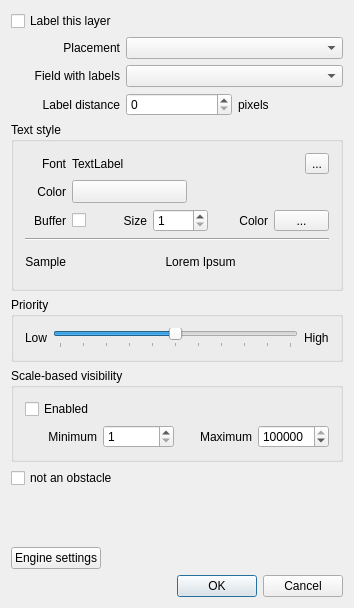
<?xml version="1.0" encoding="UTF-8"?>
<ui version="4.0">
 <class>LabelingGuiBase</class>
 <widget class="QDialog" name="LabelingGuiBase">
  <property name="geometry">
   <rect>
    <x>0</x>
    <y>0</y>
    <width>354</width>
    <height>608</height>
   </rect>
  </property>
  <property name="windowTitle">
   <string>Layer labeling settings</string>
  </property>
  <property name="windowIcon">
   <iconset>
    <normaloff/>
   </iconset>
  </property>
  <layout class="QVBoxLayout" name="verticalLayout_2">
   <item>
    <widget class="QCheckBox" name="chkEnableLabeling">
     <property name="text">
      <string>Label this layer</string>
     </property>
    </widget>
   </item>
   <item>
    <layout class="QGridLayout" name="gridLayout_2">
     <item row="0" column="0">
      <widget class="QLabel" name="label">
       <property name="sizePolicy">
        <sizepolicy hsizetype="Preferred" vsizetype="Preferred">
         <horstretch>1</horstretch>
         <verstretch>0</verstretch>
        </sizepolicy>
       </property>
       <property name="text">
        <string>Placement</string>
       </property>
       <property name="alignment">
        <set>Qt::AlignRight|Qt::AlignTrailing|Qt::AlignVCenter</set>
       </property>
      </widget>
     </item>
     <item row="0" column="1">
      <widget class="QComboBox" name="cboPlacement">
       <property name="sizePolicy">
        <sizepolicy hsizetype="Preferred" vsizetype="Fixed">
         <horstretch>2</horstretch>
         <verstretch>0</verstretch>
        </sizepolicy>
       </property>
      </widget>
     </item>
     <item row="1" column="0">
      <widget class="QLabel" name="label_6">
       <property name="text">
        <string>Field with labels</string>
       </property>
       <property name="alignment">
        <set>Qt::AlignRight|Qt::AlignTrailing|Qt::AlignVCenter</set>
       </property>
      </widget>
     </item>
     <item row="1" column="1">
      <widget class="QComboBox" name="cboFieldName"/>
     </item>
     <item row="2" column="0">
      <widget class="QLabel" name="label_8">
       <property name="text">
        <string>Label distance</string>
       </property>
       <property name="alignment">
        <set>Qt::AlignRight|Qt::AlignTrailing|Qt::AlignVCenter</set>
       </property>
      </widget>
     </item>
     <item row="2" column="1">
      <layout class="QHBoxLayout" name="horizontalLayout_3">
       <item>
        <widget class="QDoubleSpinBox" name="spinDist">
         <property name="decimals">
          <number>0</number>
         </property>
        </widget>
       </item>
       <item>
        <widget class="QLabel" name="label_9">
         <property name="text">
          <string>pixels</string>
         </property>
        </widget>
       </item>
      </layout>
     </item>
    </layout>
   </item>
   <item>
    <widget class="QGroupBox" name="groupBox">
     <property name="title">
      <string>Text style</string>
     </property>
     <layout class="QGridLayout" name="gridLayout">
      <item row="0" column="0">
       <widget class="QLabel" name="label_4">
        <property name="sizePolicy">
         <sizepolicy hsizetype="Preferred" vsizetype="Preferred">
          <horstretch>0</horstretch>
          <verstretch>0</verstretch>
         </sizepolicy>
        </property>
        <property name="text">
         <string>Font</string>
        </property>
        <property name="alignment">
         <set>Qt::AlignRight|Qt::AlignTrailing|Qt::AlignVCenter</set>
        </property>
       </widget>
      </item>
      <item row="0" column="1">
       <layout class="QHBoxLayout" name="horizontalLayout_5">
        <item>
         <widget class="QLabel" name="lblFontName">
          <property name="sizePolicy">
           <sizepolicy hsizetype="Expanding" vsizetype="Preferred">
            <horstretch>1</horstretch>
            <verstretch>0</verstretch>
           </sizepolicy>
          </property>
          <property name="text">
           <string>TextLabel</string>
          </property>
         </widget>
        </item>
        <item>
         <spacer name="horizontalSpacer_2">
          <property name="orientation">
           <enum>Qt::Horizontal</enum>
          </property>
          <property name="sizeHint" stdset="0">
           <size>
            <width>40</width>
            <height>20</height>
           </size>
          </property>
         </spacer>
        </item>
        <item>
         <widget class="QToolButton" name="btnChangeFont">
          <property name="text">
           <string>...</string>
          </property>
         </widget>
        </item>
       </layout>
      </item>
      <item row="1" column="0">
       <widget class="QLabel" name="label_3">
        <property name="sizePolicy">
         <sizepolicy hsizetype="Preferred" vsizetype="Preferred">
          <horstretch>0</horstretch>
          <verstretch>0</verstretch>
         </sizepolicy>
        </property>
        <property name="text">
         <string>Color</string>
        </property>
        <property name="alignment">
         <set>Qt::AlignRight|Qt::AlignTrailing|Qt::AlignVCenter</set>
        </property>
       </widget>
      </item>
      <item row="1" column="1">
       <layout class="QHBoxLayout" name="horizontalLayout_6">
        <item>
         <widget class="QgsColorButton" name="btnTextColor">
          <property name="sizePolicy">
           <sizepolicy hsizetype="Preferred" vsizetype="Fixed">
            <horstretch>0</horstretch>
            <verstretch>0</verstretch>
           </sizepolicy>
          </property>
          <property name="text">
           <string/>
          </property>
         </widget>
        </item>
        <item>
         <spacer name="horizontalSpacer">
          <property name="orientation">
           <enum>Qt::Horizontal</enum>
          </property>
          <property name="sizeType">
           <enum>QSizePolicy::Preferred</enum>
          </property>
          <property name="sizeHint" stdset="0">
           <size>
            <width>142</width>
            <height>20</height>
           </size>
          </property>
         </spacer>
        </item>
       </layout>
      </item>
      <item row="2" column="0">
       <widget class="QLabel" name="label_10">
        <property name="text">
         <string>Buffer</string>
        </property>
        <property name="alignment">
         <set>Qt::AlignRight|Qt::AlignTrailing|Qt::AlignVCenter</set>
        </property>
       </widget>
      </item>
      <item row="2" column="1">
       <layout class="QHBoxLayout" name="horizontalLayout_4">
        <item>
         <widget class="QCheckBox" name="chkBuffer">
          <property name="sizePolicy">
           <sizepolicy hsizetype="Fixed" vsizetype="Fixed">
            <horstretch>0</horstretch>
            <verstretch>0</verstretch>
           </sizepolicy>
          </property>
          <property name="text">
           <string/>
          </property>
         </widget>
        </item>
        <item>
         <widget class="QLabel" name="label_11">
          <property name="text">
           <string>Size</string>
          </property>
          <property name="alignment">
           <set>Qt::AlignRight|Qt::AlignTrailing|Qt::AlignVCenter</set>
          </property>
         </widget>
        </item>
        <item>
         <widget class="QSpinBox" name="spinBufferSize">
          <property name="minimum">
           <number>1</number>
          </property>
         </widget>
        </item>
        <item>
         <widget class="QLabel" name="label_12">
          <property name="text">
           <string>Color</string>
          </property>
          <property name="alignment">
           <set>Qt::AlignRight|Qt::AlignTrailing|Qt::AlignVCenter</set>
          </property>
         </widget>
        </item>
        <item>
         <widget class="QgsColorButton" name="btnBufferColor">
          <property name="sizePolicy">
           <sizepolicy hsizetype="Preferred" vsizetype="Fixed">
            <horstretch>0</horstretch>
            <verstretch>0</verstretch>
           </sizepolicy>
          </property>
          <property name="text">
           <string>...</string>
          </property>
         </widget>
        </item>
       </layout>
      </item>
      <item row="4" column="0">
       <widget class="QLabel" name="label_7">
        <property name="sizePolicy">
         <sizepolicy hsizetype="Preferred" vsizetype="Preferred">
          <horstretch>0</horstretch>
          <verstretch>0</verstretch>
         </sizepolicy>
        </property>
        <property name="text">
         <string>Sample</string>
        </property>
        <property name="alignment">
         <set>Qt::AlignRight|Qt::AlignTrailing|Qt::AlignVCenter</set>
        </property>
       </widget>
      </item>
      <item row="4" column="1">
       <widget class="LabelPreview" name="lblFontPreview">
        <property name="minimumSize">
         <size>
          <width>30</width>
          <height>30</height>
         </size>
        </property>
        <property name="text">
         <string>Lorem Ipsum</string>
        </property>
        <property name="alignment">
         <set>Qt::AlignCenter</set>
        </property>
       </widget>
      </item>
      <item row="3" column="0" colspan="2">
       <widget class="Line" name="line">
        <property name="orientation">
         <enum>Qt::Horizontal</enum>
        </property>
       </widget>
      </item>
     </layout>
    </widget>
   </item>
   <item>
    <widget class="QGroupBox" name="groupBox_2">
     <property name="title">
      <string>Priority</string>
     </property>
     <layout class="QHBoxLayout" name="horizontalLayout">
      <item>
       <widget class="QLabel" name="label_2">
        <property name="text">
         <string>Low</string>
        </property>
       </widget>
      </item>
      <item>
       <widget class="QSlider" name="sliderPriority">
        <property name="maximum">
         <number>10</number>
        </property>
        <property name="value">
         <number>5</number>
        </property>
        <property name="orientation">
         <enum>Qt::Horizontal</enum>
        </property>
        <property name="tickPosition">
         <enum>QSlider::TicksBelow</enum>
        </property>
        <property name="tickInterval">
         <number>1</number>
        </property>
       </widget>
      </item>
      <item>
       <widget class="QLabel" name="label_5">
        <property name="text">
         <string>High</string>
        </property>
       </widget>
      </item>
     </layout>
    </widget>
   </item>
   <item>
    <widget class="QGroupBox" name="groupBox_3">
     <property name="title">
      <string>Scale-based visibility</string>
     </property>
     <layout class="QVBoxLayout" name="verticalLayout">
      <item>
       <widget class="QCheckBox" name="chkScaleBasedVisibility">
        <property name="text">
         <string>Enabled</string>
        </property>
       </widget>
      </item>
      <item>
       <layout class="QHBoxLayout" name="horizontalLayout_7">
        <item>
         <widget class="QLabel" name="label_13">
          <property name="text">
           <string>Minimum</string>
          </property>
          <property name="alignment">
           <set>Qt::AlignRight|Qt::AlignTrailing|Qt::AlignVCenter</set>
          </property>
         </widget>
        </item>
        <item>
         <widget class="QSpinBox" name="spinScaleMin">
          <property name="minimum">
           <number>1</number>
          </property>
          <property name="maximum">
           <number>10000000</number>
          </property>
         </widget>
        </item>
        <item>
         <widget class="QLabel" name="label_14">
          <property name="text">
           <string>Maximum</string>
          </property>
          <property name="alignment">
           <set>Qt::AlignRight|Qt::AlignTrailing|Qt::AlignVCenter</set>
          </property>
         </widget>
        </item>
        <item>
         <widget class="QSpinBox" name="spinScaleMax">
          <property name="minimum">
           <number>1</number>
          </property>
          <property name="maximum">
           <number>10000000</number>
          </property>
          <property name="value">
           <number>10000000</number>
          </property>
         </widget>
        </item>
       </layout>
      </item>
     </layout>
    </widget>
   </item>
   <item>
    <widget class="QCheckBox" name="chkNoObstacle">
     <property name="enabled">
      <bool>true</bool>
     </property>
     <property name="text">
      <string>not an obstacle</string>
     </property>
    </widget>
   </item>
   <item>
    <spacer name="verticalSpacer_2">
     <property name="orientation">
      <enum>Qt::Vertical</enum>
     </property>
     <property name="sizeHint" stdset="0">
      <size>
       <width>20</width>
       <height>40</height>
      </size>
     </property>
    </spacer>
   </item>
   <item>
    <layout class="QHBoxLayout" name="horizontalLayout_2">
     <item>
      <widget class="QPushButton" name="btnEngineSettings">
       <property name="enabled">
        <bool>true</bool>
       </property>
       <property name="text">
        <string>Engine settings</string>
       </property>
      </widget>
     </item>
     <item>
      <spacer name="horizontalSpacer_3">
       <property name="orientation">
        <enum>Qt::Horizontal</enum>
       </property>
       <property name="sizeHint" stdset="0">
        <size>
         <width>40</width>
         <height>20</height>
        </size>
       </property>
      </spacer>
     </item>
    </layout>
   </item>
   <item>
    <widget class="QDialogButtonBox" name="buttonBox">
     <property name="orientation">
      <enum>Qt::Horizontal</enum>
     </property>
     <property name="standardButtons">
      <set>QDialogButtonBox::Cancel|QDialogButtonBox::Ok</set>
     </property>
    </widget>
   </item>
  </layout>
 </widget>
 <layoutdefault spacing="6" margin="11"/>
 <customwidgets>
  <customwidget>
   <class>QgsColorButton</class>
   <extends>QToolButton</extends>
   <header>qgscolorbutton.h</header>
  </customwidget>
  <customwidget>
   <class>LabelPreview</class>
   <extends>QLabel</extends>
   <header>labelpreview.h</header>
  </customwidget>
 </customwidgets>
 <tabstops>
  <tabstop>chkEnableLabeling</tabstop>
  <tabstop>cboPlacement</tabstop>
  <tabstop>cboFieldName</tabstop>
  <tabstop>spinDist</tabstop>
  <tabstop>btnChangeFont</tabstop>
  <tabstop>btnTextColor</tabstop>
  <tabstop>chkBuffer</tabstop>
  <tabstop>spinBufferSize</tabstop>
  <tabstop>btnBufferColor</tabstop>
  <tabstop>sliderPriority</tabstop>
  <tabstop>chkScaleBasedVisibility</tabstop>
  <tabstop>spinScaleMin</tabstop>
  <tabstop>spinScaleMax</tabstop>
  <tabstop>chkNoObstacle</tabstop>
  <tabstop>btnEngineSettings</tabstop>
  <tabstop>buttonBox</tabstop>
 </tabstops>
 <resources/>
 <connections>
  <connection>
   <sender>buttonBox</sender>
   <signal>accepted()</signal>
   <receiver>LabelingGuiBase</receiver>
   <slot>accept()</slot>
   <hints>
    <hint type="sourcelabel">
     <x>344</x>
     <y>575</y>
    </hint>
    <hint type="destinationlabel">
     <x>309</x>
     <y>430</y>
    </hint>
   </hints>
  </connection>
  <connection>
   <sender>buttonBox</sender>
   <signal>rejected()</signal>
   <receiver>LabelingGuiBase</receiver>
   <slot>reject()</slot>
   <hints>
    <hint type="sourcelabel">
     <x>344</x>
     <y>575</y>
    </hint>
    <hint type="destinationlabel">
     <x>353</x>
     <y>430</y>
    </hint>
   </hints>
  </connection>
 </connections>
</ui>
